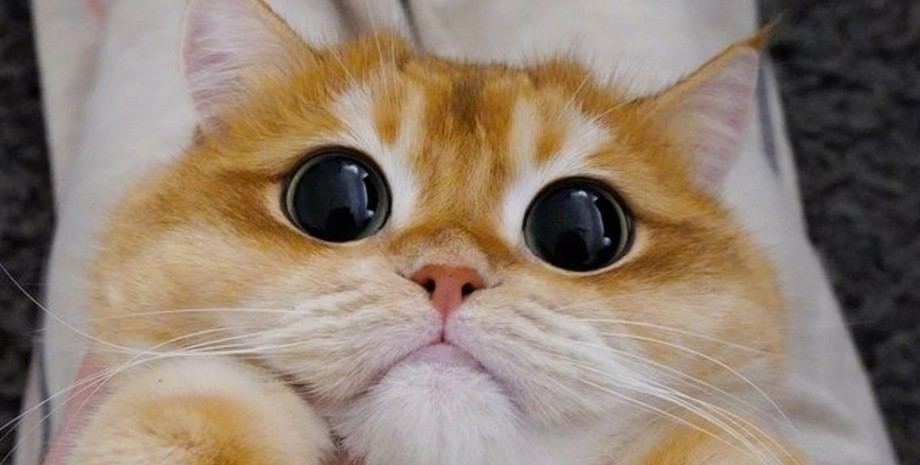
#> input picture lab1/input/image.jpg, 920 x 465 px, given in place of Lab3_half100.png, which was not available
$ jupyter execute Solonetskiy_lab3.ipynb   (text cells are left out)
#> lines starting #> are read from the running program, lines starting #| are printed output that depends on the picture; after the words box and inside, x2 and y2 are one past the last pixel; in counts of white or black regions, pixels touching at a corner belong together; pictures that were not available may be replaced by others from this repository, and a replacement may not be noted
[cell 1]
import cv2
import matplotlib.pyplot as plt
import numpy as np

[cell 2]
img_half = cv2.imread("image\input\Lab3_half100.png", cv2.IMREAD_GRAYSCALE)
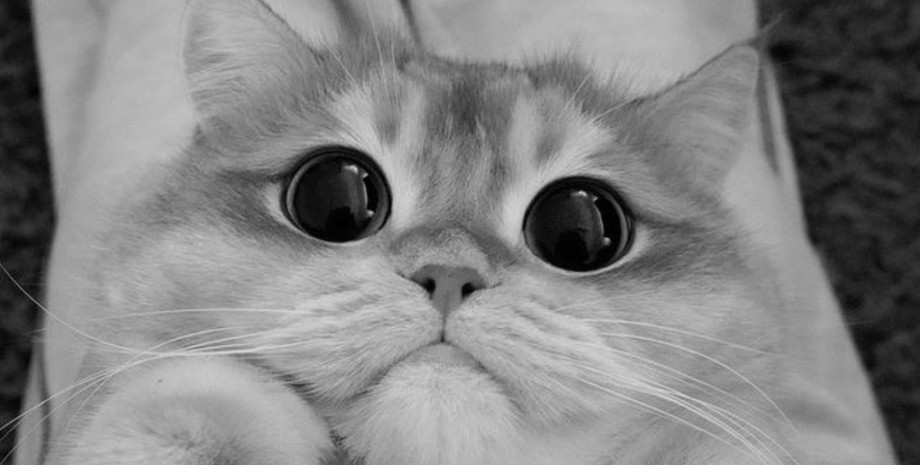
#> img_half: shape (465, 920); min 0, max 216, mean 129.9
img_chess = cv2.imread("image\input\Lab3_chess100.png", cv2.IMREAD_GRAYSCALE)
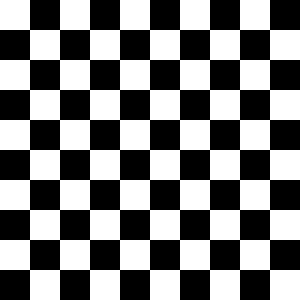
#> input picture lab3/image/input/Lab3_chess100.png, 100 x 100 px, found by its file name (shown 3 times larger)
#> img_chess: shape (100, 100); values 100 (black) and 200 (white), 50% white; 1 white region, box (x1, y1, x2, y2) and area: (0, 0, 100, 100) 5000

plt.figure(figsize=(7, 3))
plt.subplot(121), plt.imshow(img_half, cmap = 'gray'), plt.xticks([]), plt.yticks([]), plt.title('half')
plt.subplot(122), plt.imshow(img_chess, cmap = 'gray'), plt.xticks([]), plt.yticks([]), plt.title('chess')

plt.show();
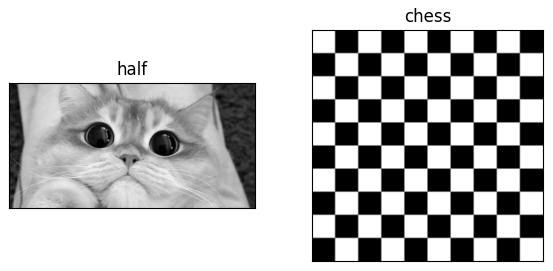
#> figure drawn by matplotlib, 2 panels

[cell 3]
hist_half = cv2.calcHist([img_half], [0], None, [256], [0, 256])
#> hist_half = 256 values, max 5996 at index 156, min 0 at index 214, mean 1671.1
hist_chess = cv2.calcHist([img_chess], [0], None, [256], [0, 256])
#> hist_chess = 256 values, max 5000 at index 100, min 0 at index 0, mean 39.06

[cell 4]
plt.figure(figsize=(7, 3))
plt.subplot(121), plt.imshow(img_half, cmap = 'gray'), plt.xticks([]), plt.yticks([]), plt.title('half')
plt.subplot(122), plt.plot(hist_half), plt.xticks([]), plt.yticks([]), plt.title('half - gistogram')

plt.figure(figsize=(7, 3))
plt.subplot(121), plt.imshow(img_chess, cmap = 'gray'), plt.xticks([]), plt.yticks([]), plt.title('chess')
plt.subplot(122), plt.plot(hist_chess), plt.xticks([]), plt.yticks([]), plt.title('chess - gistogram')

plt.show()
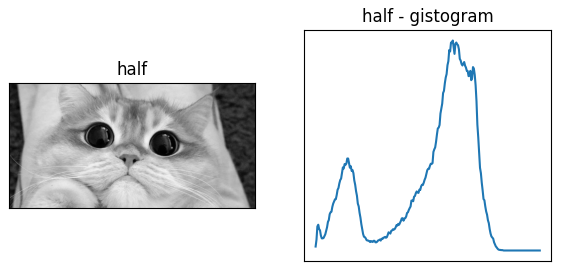
#> figure drawn by matplotlib, 2 panels
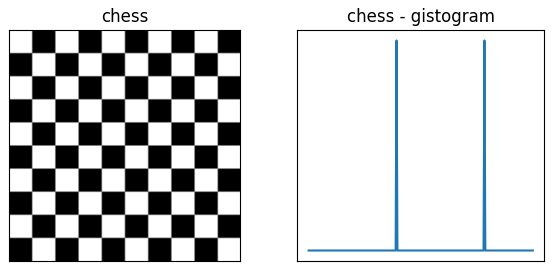
#> figure drawn by matplotlib, 2 panels

[cell 5]
half_blur3 = cv2.GaussianBlur(img_half,(3,3),0)
half_blur5 = cv2.GaussianBlur(img_half,(5,5),0)
half_blur9 = cv2.GaussianBlur(img_half,(9,9),0)
half_blur15 = cv2.GaussianBlur(img_half,(15,15),0)

chess_blur3 = cv2.GaussianBlur(img_chess,(3,3),0)
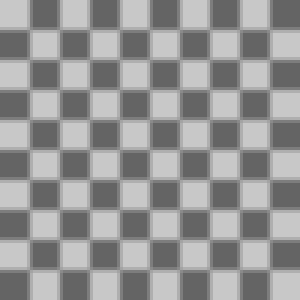
#> chess_blur3: shape (100, 100) (shown 3 times larger); min 100, max 200, mean 150
chess_blur5 = cv2.GaussianBlur(img_chess,(5,5),0)
chess_blur9 = cv2.GaussianBlur(img_chess,(9,9),0)
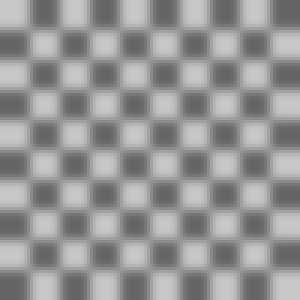
#> chess_blur9: shape (100, 100) (shown 3 times larger); min 100, max 200, mean 150
chess_blur15 = cv2.GaussianBlur(img_chess,(15,15),0)

[cell 6]
half_hist = cv2.calcHist([img_half], [0], None, [256], [0, 256])
#> half_hist has the same summary as hist_half
half_blur3_hist = cv2.calcHist([half_blur3], [0], None, [256], [0, 256])
#> half_blur3_hist = 256 values, max 6055 at index 155, min 0 at index 210, mean 1671.1
half_blur5_hist = cv2.calcHist([half_blur5], [0], None, [256], [0, 256])
#> half_blur5_hist = 256 values, max 6110 at index 156, min 0 at index 208, mean 1671.1
half_blur9_hist = cv2.calcHist([half_blur9], [0], None, [256], [0, 256])
#> half_blur9_hist = 256 values, max 6291 at index 162, min 0 at index 0, mean 1671.1
half_blur15_hist = cv2.calcHist([half_blur15], [0], None, [256], [0, 256])
#> half_blur15_hist = 256 values, max 6196 at index 162, min 0 at index 0, mean 1671.1

chess_hist = cv2.calcHist([img_chess], [0], None, [256], [0, 256])
#> chess_hist has the same summary as hist_chess
chess_blur3_hist = cv2.calcHist([chess_blur3], [0], None, [256], [0, 256])
#> chess_blur3_hist = 256 values, max 3362 at index 100, min 0 at index 0, mean 39.06
chess_blur5_hist = cv2.calcHist([chess_blur5], [0], None, [256], [0, 256])
#> chess_blur5_hist = 256 values, max 2048 at index 100, min 0 at index 0, mean 39.06
chess_blur9_hist = cv2.calcHist([chess_blur9], [0], None, [256], [0, 256])
#> chess_blur9_hist = 256 values, max 504 at index 102, min 0 at index 0, mean 39.06
chess_blur15_hist = cv2.calcHist([chess_blur15], [0], None, [256], [0, 256])
#> chess_blur15_hist = 256 values, max 324 at index 122, min 0 at index 0, mean 39.06

[cell 7]
plt.figure(figsize=(20,15))
plt.subplot(4, 5, 1), plt.imshow(img_half, cmap='gray'), plt.title('Original'),plt.xticks([]), plt.yticks([])
plt.subplot(4, 5, 2), plt.imshow(half_blur3, cmap='gray'),  plt.title('Gaussian Blur 3x3'),   plt.xticks([]), plt.yticks([])
plt.subplot(4, 5, 3), plt.imshow(half_blur5, cmap='gray'),  plt.title('Gaussian Blur 5x5'),   plt.xticks([]), plt.yticks([])
plt.subplot(4, 5, 4), plt.imshow(half_blur9, cmap='gray'),  plt.title('Gaussian Blur 9x9'),   plt.xticks([]), plt.yticks([])
plt.subplot(4, 5, 5), plt.imshow(half_blur15, cmap='gray'), plt.title('Gaussian Blur 15x15'), plt.xticks([]), plt.yticks([])
plt.subplot(4, 5, 6), plt.plot(half_hist),           plt.xlim([0, 255]), plt.grid(), plt.title('Original')
plt.subplot(4, 5, 7), plt.plot(half_blur3_hist),     plt.xlim([0, 255]), plt.grid(), plt.title('Blur 3x3')
plt.subplot(4, 5, 8), plt.plot(half_blur5_hist),     plt.xlim([0, 255]), plt.grid(), plt.title('Blur 5x5')
plt.subplot(4, 5, 9), plt.plot(half_blur9_hist),     plt.xlim([0, 255]), plt.grid(), plt.title('Blur 9x9')
plt.subplot(4, 5, 10), plt.plot(half_blur15_hist), plt.xlim([0, 255]), plt.grid(), plt.title('Blur 15x15')
plt.subplot(4, 5, 11), plt.imshow(img_chess, cmap='gray'), plt.title('Original'),plt.xticks([]), plt.yticks([])
plt.subplot(4, 5, 12), plt.imshow(chess_blur3, cmap='gray'),  plt.title('Gaussian Blur 3x3'),   plt.xticks([]), plt.yticks([])
plt.subplot(4, 5, 13), plt.imshow(chess_blur5, cmap='gray'),  plt.title('Gaussian Blur 5x5'),   plt.xticks([]), plt.yticks([])
plt.subplot(4, 5, 14), plt.imshow(chess_blur9, cmap='gray'),  plt.title('Gaussian Blur 9x9'),   plt.xticks([]), plt.yticks([])
plt.subplot(4, 5, 15), plt.imshow(chess_blur15, cmap='gray'), plt.title('Gaussian Blur 15x15'), plt.xticks([]), plt.yticks([])
plt.subplot(4, 5, 16), plt.plot(chess_hist),           plt.xlim([0, 255]), plt.grid(), plt.title('Original')
plt.subplot(4, 5, 17), plt.plot(chess_blur3_hist),     plt.xlim([0, 255]), plt.grid(), plt.title('Blur 3x3')
plt.subplot(4, 5, 18), plt.plot(chess_blur5_hist),     plt.xlim([0, 255]), plt.grid(), plt.title('Blur 5x5')
plt.subplot(4, 5, 19), plt.plot(chess_blur9_hist),     plt.xlim([0, 255]), plt.grid(), plt.title('Blur 9x9')
plt.subplot(4, 5, 20), plt.plot(chess_blur15_hist), plt.xlim([0, 255]), plt.grid(), plt.title('Blur 15x15')

plt.show()
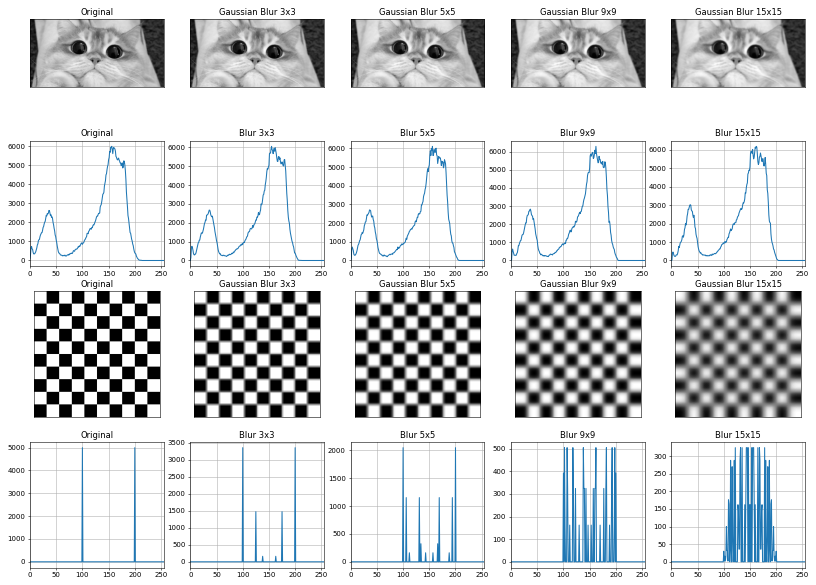
#> figure drawn by matplotlib, 20 panels; panel 6: curve peaks at x = 156, y = 5996; panel 7: curve peaks at x = 155, y = 6055; panel 8: curve peaks at x = 156, y = 6110; panel 9: curve peaks at x = 162, y = 6291
